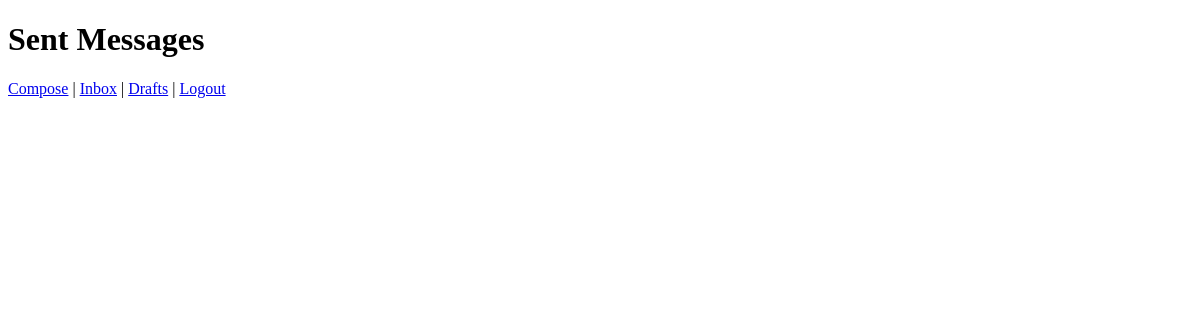
/sent/ (signed in), run on an earlier commit of the app's database.
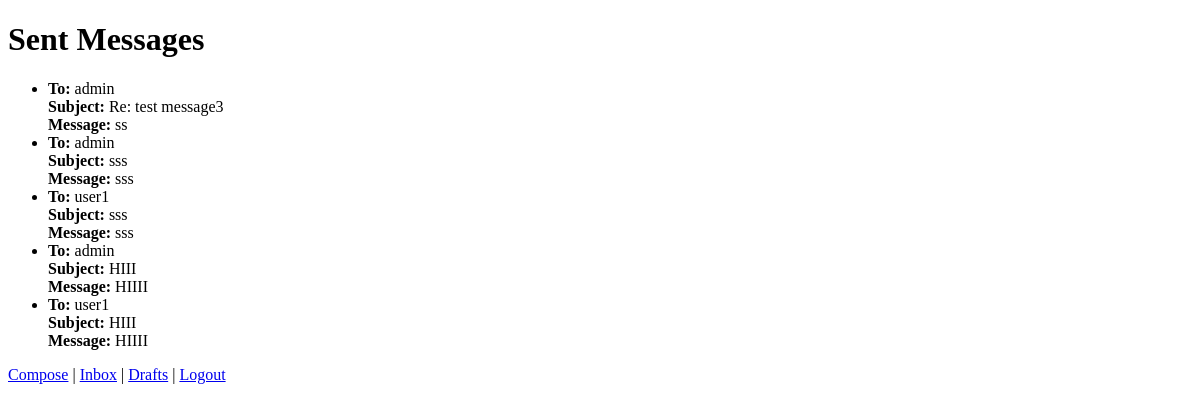
And on a later commit of the database.
### chat/models.py (models this page shows, shortened)
class Message(models.Model):
    sender = models.ForeignKey(User, related_name='sent_messages', on_delete=models.CASCADE)
    recipient = models.ForeignKey(User, related_name='received_messages', on_delete=models.CASCADE)
    subject = models.CharField(max_length=255)
    body = models.TextField()
    date_sent = models.DateTimeField(auto_now_add=True)

### chat/views.py (the view)
# urls.py: path('sent/', views.sent, name='sent'),
@login_required
def sent(request):
    user = request.user
    sent_messages = Message.objects.filter(sender=user)
    return render(request, 'sent.html', {'messages': sent_messages})

### chat/templates/sent.html (shortened to what this page needs)
<!DOCTYPE html>
<html lang="en">
<head>
</head>
<body>
    <h1>Sent Messages</h1>
    <ul>
    {% for message in messages %}
        <li>
            <strong>To:</strong> {{ message.recipient.username }}<br>
            <strong>Subject:</strong> {{ message.subject }}<br>
            <strong>Message:</strong> {{ message.body }}<br>
        </li>
    {% endfor %}
    </ul>
    <a href="{% url 'compose' %}">Compose</a> |
    <a href="{% url 'inbox' %}">Inbox</a> |
    <a href="{% url 'drafts' %}">Drafts</a> |
    <a href="{% url 'logout' %}">Logout</a>
</body>
</html>

What changed in the data, as far as the page shows it:
added Message: recipient.username "admin", subject "Re: test message3", body "ss"
added Message: recipient.username "admin", subject "sss", body "sss"
added Message: recipient.username "user1", subject "sss", body "sss"
added Message: recipient.username "admin", subject "HIII", body "HIIII"
added Message: recipient.username "user1", subject "HIII", body "HIIII"
